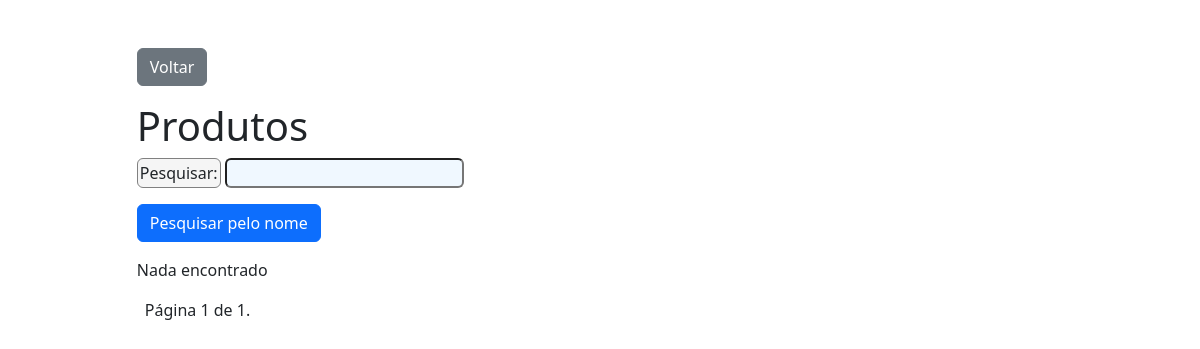
/select_product/, run on an earlier commit of the app's database.
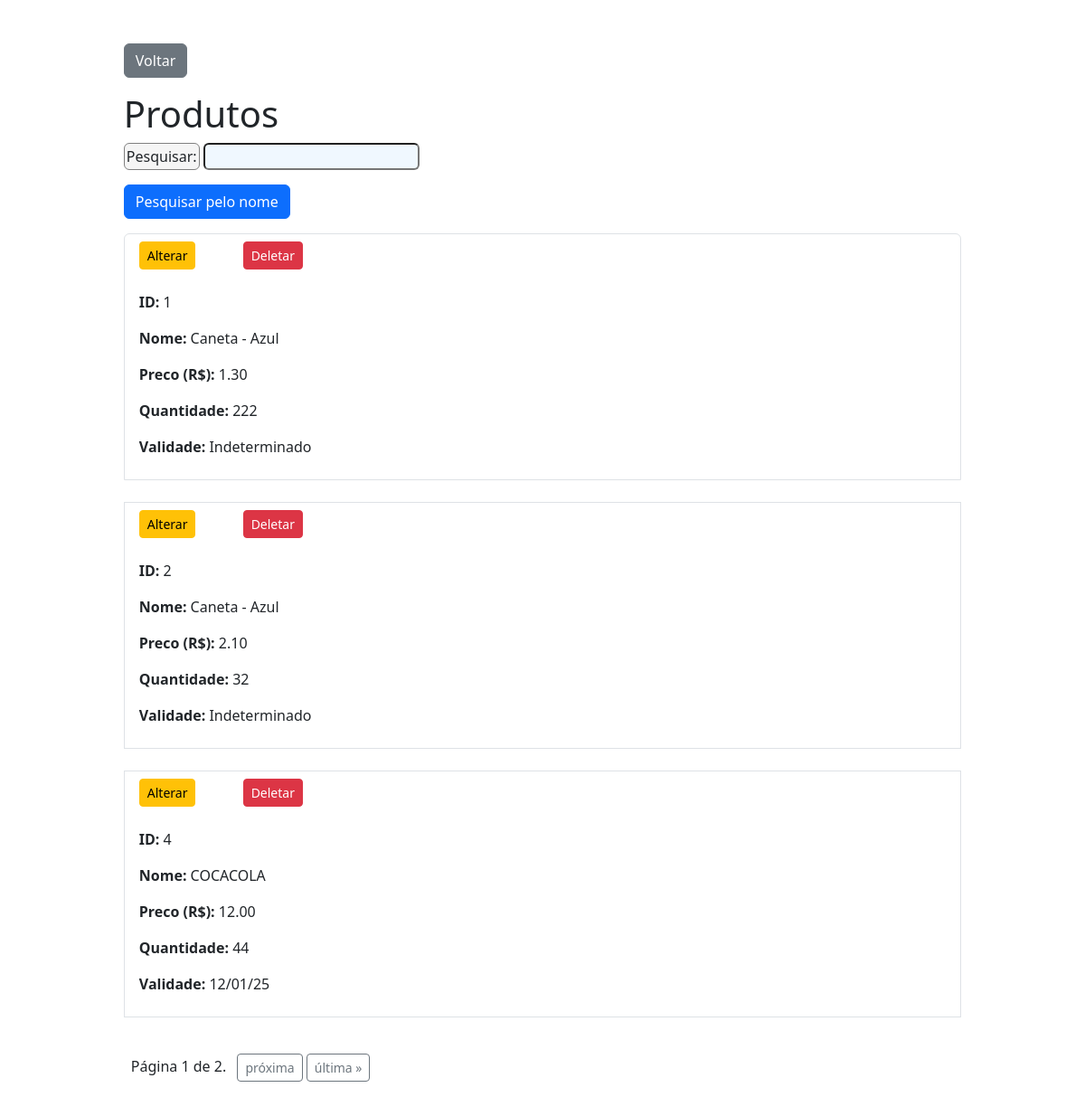
And on a later commit of the database.
### app/models.py (models this page shows, shortened)
class Produto(models.Model):
    nome = models.ForeignKey(Nome, on_delete=models.SET_NULL, blank=True, null=True)
    marca = models.ForeignKey(Marca, on_delete=models.SET_NULL, blank=True, null=True)
    descricao = models.TextField()
    preco = models.DecimalField(max_digits=10, decimal_places=2) # Campo para o preço
    validade = models.DateField(null=True, blank=True)
    quantidade = models.IntegerField()

class Nome(models.Model):
    nome = models.CharField(max_length=100, unique=True)
    def __str__(self):
        return self.nome

### app/views.py (the view)
# urls.py: path('select_product/', views.select_product, name='select_product'),
def select_product(request):
    produtos_list = Produto.objects.all()
    form = SearchForm(request.GET)
    if form.is_valid():
        search_term = form.cleaned_data.get('search_term')
        if search_term:
            produtos_list = produtos_list.filter(Q(nome__nome__icontains=search_term))
    paginator = Paginator(produtos_list, 3) # 5 produtos por página
    page = request.GET.get('page')
    try:
        produtos = paginator.page(page)
    except PageNotAnInteger:
        produtos = paginator.page(1)
    except EmptyPage:
        produtos = paginator.page(paginator.num_pages)
    context = {
        "produto": produtos,
        "form_name": form,
    }
    return render(request, 'select_product.html', context)

### app/forms.py
class SearchForm(forms.Form):
    search_term = forms.CharField(required=False, label="Pesquisar")

### app/templates/select_product.html (shortened to what this page needs)
{% extends 'base.html' %}
{% block content %}
<div class="container mt-5">
    <a href="{% url 'index' %}" class="btn btn-secondary mb-3">Voltar</a>
    <h1>Produtos</h1>
    <form method="get" class="mb-3">
        {{ form_name.as_p }}
        <button type="submit" class="btn btn-primary">Pesquisar pelo nome</button>
    </form>
    {% if produto %}
    <ul class="list-group">
        {% for item in produto %}
            <li class="list-group-item">
                <div class="d-flex justify-content-between align-items-center">
                    <div>
                        <a href="{% url 'update_product' id=item.id %}" class="btn btn-sm btn-warning me-5">Alterar</a>
                        <a href="{% url 'delete_product' id=item.id %}" class="btn btn-sm btn-danger">Deletar</a>
                    </div>
                </div>
                <br>
                <p><strong>ID: </strong>{{ item.id }}</p>
                <p><strong>Nome: </strong>{{ item.nome }}</p>
                <p><strong>Preco (R$): </strong>{{ item.preco }}</p>
                <p><strong>Quantidade: </strong>{{ item.quantidade }}</p>
                {% if item.validade %}
                    <p><strong>Validade: </strong>{{ item.validade|date:"d/m/y" }}</p>
                    {% else %}
                    <p><strong>Validade: </strong> Indeterminado</p>
                {% endif %}
            </li>
            <br>
        {% endfor %}
    </ul>
    {% else %}
        <p>Nada encontrado</p>
    {% endif %}
    <div class="pagination mt-3">
        <span class="step-links">
            <span class="current mx-2">
                Página {{ produto.number }} de {{ produto.paginator.num_pages }}.
            </span>
            {% if produto.has_next %}
                <a href="?page={{ produto.next_page_number }}" class="btn btn-sm btn-outline-secondary">próxima</a>
                <a href="?page={{ produto.paginator.num_pages }}" class="btn btn-sm btn-outline-secondary">última »</a>
            {% endif %}
        </span>
        <br>
        <br>
    </div>
</div>
{% endblock %}

### app/templates/base.html (shortened to what this page needs)
{% load static %}
<!DOCTYPE html>
<html lang="pt-br">
<head>
    <link href="https://cdn.jsdelivr.net/npm/bootstrap@5.3.2/dist/css/bootstrap.min.css" rel="stylesheet">
    <link rel="stylesheet" href="{% static 'css/style_base.css' %}">
</head>
<body>
   <div class="container">
        {% block content %}
        {% endblock %}
    </div>
</body>
</html>

### static/css/style_base.css (style rules this page uses)
.container { max-width: 90% !important; }
label { cursor: pointer; background-color: whitesmoke; border: 1px solid gray; border-radius: 6px ; padding: 2px; }
input, textarea { border-radius: 6px ; background-color: aliceblue; }

What changed in the data, as far as the page shows it:
added Produto: id "1", nome "Caneta - Azul", preco "1.30", quantidade "222", shows "Validade:"
added Produto: id "2", nome "Caneta - Azul", preco "2.10", quantidade "32", shows "Validade:"
added Produto: id "4", nome "COCACOLA", preco "12.00", quantidade "44", validade "12/01/25"
Also different on the page:
{{ produto.paginator.num_pages }}: "1" → "2"
text no longer shown: "Nada encontrado"
text now shown: "próxima última »"
